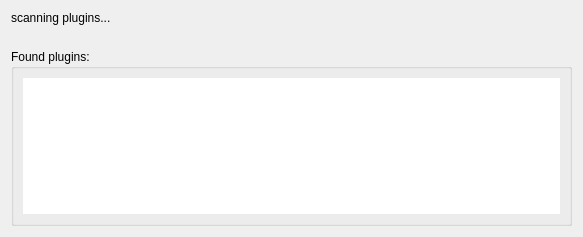
<?xml version="1.0" encoding="UTF-8"?>
<ui version="4.0">
 <class>PluginScanDialog</class>
 <widget class="QDialog" name="PluginScanDialog">
  <property name="windowModality">
   <enum>Qt::NonModal</enum>
  </property>
  <property name="geometry">
   <rect>
    <x>0</x>
    <y>0</y>
    <width>583</width>
    <height>237</height>
   </rect>
  </property>
  <property name="maximumSize">
   <size>
    <width>700</width>
    <height>16777215</height>
   </size>
  </property>
  <property name="windowTitle">
   <string>[JamTaba] Scanning plugins ...</string>
  </property>
  <property name="accessibleDescription">
   <string>This is the plugin scanning dialog box</string>
  </property>
  <layout class="QVBoxLayout" name="verticalLayout">
   <property name="spacing">
    <number>24</number>
   </property>
   <item>
    <widget class="QLabel" name="labelPluginText">
     <property name="sizePolicy">
      <sizepolicy hsizetype="Ignored" vsizetype="Maximum">
       <horstretch>0</horstretch>
       <verstretch>0</verstretch>
      </sizepolicy>
     </property>
     <property name="text">
      <string>scanning plugins...</string>
     </property>
    </widget>
   </item>
   <item>
    <widget class="QGroupBox" name="groupBox">
     <property name="title">
      <string>Found plugins:</string>
     </property>
     <layout class="QVBoxLayout" name="verticalLayout_2">
      <item>
       <widget class="QPlainTextEdit" name="plainTextEdit">
        <property name="acceptDrops">
         <bool>false</bool>
        </property>
        <property name="accessibleDescription">
         <string>This is the plugin found list box</string>
        </property>
        <property name="frameShape">
         <enum>QFrame::NoFrame</enum>
        </property>
        <property name="undoRedoEnabled">
         <bool>false</bool>
        </property>
        <property name="lineWrapMode">
         <enum>QPlainTextEdit::NoWrap</enum>
        </property>
        <property name="readOnly">
         <bool>true</bool>
        </property>
        <property name="plainText">
         <string notr="true"/>
        </property>
        <property name="backgroundVisible">
         <bool>false</bool>
        </property>
        <property name="placeholderText">
         <string>No plugins found!</string>
        </property>
       </widget>
      </item>
     </layout>
    </widget>
   </item>
  </layout>
 </widget>
 <resources/>
 <connections/>
</ui>
